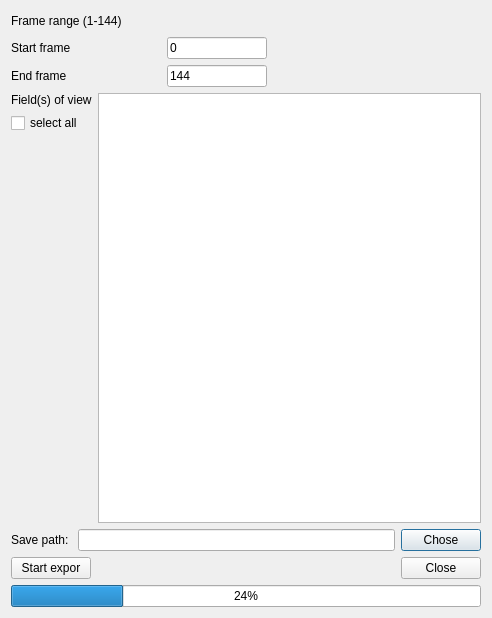
<?xml version="1.0" encoding="UTF-8"?>
<ui version="4.0">
 <class>ExportDialog</class>
 <widget class="QDialog" name="ExportDialog">
  <property name="geometry">
   <rect>
    <x>0</x>
    <y>0</y>
    <width>492</width>
    <height>618</height>
   </rect>
  </property>
  <property name="windowTitle">
   <string>Data</string>
  </property>
  <layout class="QHBoxLayout" name="horizontalLayout_9">
   <item>
    <layout class="QVBoxLayout" name="verticalLayout_3">
     <item>
      <layout class="QVBoxLayout" name="verticalLayout">
       <item>
        <layout class="QHBoxLayout" name="horizontalLayout_3">
         <item>
          <widget class="QLabel" name="frame_range_label">
           <property name="toolTip">
            <string>Input range, larger or smaller values will be clipped</string>
           </property>
           <property name="text">
            <string>Frame range (1-144)</string>
           </property>
          </widget>
         </item>
         <item>
          <spacer name="horizontalSpacer">
           <property name="orientation">
            <enum>Qt::Horizontal</enum>
           </property>
           <property name="sizeHint" stdset="0">
            <size>
             <width>40</width>
             <height>20</height>
            </size>
           </property>
          </spacer>
         </item>
        </layout>
       </item>
       <item>
        <layout class="QHBoxLayout" name="horizontalLayout">
         <item>
          <widget class="QLabel" name="label">
           <property name="minimumSize">
            <size>
             <width>150</width>
             <height>0</height>
            </size>
           </property>
           <property name="text">
            <string>Start frame</string>
           </property>
          </widget>
         </item>
         <item>
          <widget class="QLineEdit" name="start_frame_line">
           <property name="maximumSize">
            <size>
             <width>100</width>
             <height>16777215</height>
            </size>
           </property>
           <property name="toolTip">
            <string>Start from 0</string>
           </property>
           <property name="text">
            <string>0</string>
           </property>
          </widget>
         </item>
         <item>
          <spacer name="horizontalSpacer_2">
           <property name="orientation">
            <enum>Qt::Horizontal</enum>
           </property>
           <property name="sizeHint" stdset="0">
            <size>
             <width>40</width>
             <height>20</height>
            </size>
           </property>
          </spacer>
         </item>
        </layout>
       </item>
       <item>
        <layout class="QHBoxLayout" name="horizontalLayout_2">
         <item>
          <widget class="QLabel" name="label_2">
           <property name="minimumSize">
            <size>
             <width>150</width>
             <height>0</height>
            </size>
           </property>
           <property name="text">
            <string>End frame</string>
           </property>
          </widget>
         </item>
         <item>
          <widget class="QLineEdit" name="end_frame_line">
           <property name="maximumSize">
            <size>
             <width>100</width>
             <height>16777215</height>
            </size>
           </property>
           <property name="toolTip">
            <string>End number is not included</string>
           </property>
           <property name="text">
            <string>144</string>
           </property>
          </widget>
         </item>
         <item>
          <spacer name="horizontalSpacer_3">
           <property name="orientation">
            <enum>Qt::Horizontal</enum>
           </property>
           <property name="sizeHint" stdset="0">
            <size>
             <width>40</width>
             <height>20</height>
            </size>
           </property>
          </spacer>
         </item>
        </layout>
       </item>
      </layout>
     </item>
     <item>
      <layout class="QHBoxLayout" name="horizontalLayout_4">
       <item>
        <layout class="QVBoxLayout" name="verticalLayout_2">
         <item>
          <widget class="QLabel" name="label_3">
           <property name="text">
            <string>Field(s) of view</string>
           </property>
          </widget>
         </item>
         <item>
          <widget class="QCheckBox" name="select_all_box">
           <property name="text">
            <string>select all</string>
           </property>
          </widget>
         </item>
         <item>
          <spacer name="verticalSpacer">
           <property name="orientation">
            <enum>Qt::Vertical</enum>
           </property>
           <property name="sizeHint" stdset="0">
            <size>
             <width>20</width>
             <height>40</height>
            </size>
           </property>
          </spacer>
         </item>
        </layout>
       </item>
       <item>
        <widget class="QListWidget" name="fov_list_widget"/>
       </item>
      </layout>
     </item>
     <item>
      <layout class="QHBoxLayout" name="horizontalLayout_5"/>
     </item>
     <item>
      <layout class="QHBoxLayout" name="horizontalLayout_6"/>
     </item>
     <item>
      <layout class="QHBoxLayout" name="horizontalLayout_7">
       <item>
        <widget class="QLabel" name="label_6">
         <property name="text">
          <string>Save path: </string>
         </property>
        </widget>
       </item>
       <item>
        <widget class="QLineEdit" name="save_path_line"/>
       </item>
       <item>
        <widget class="QPushButton" name="chose_path_button">
         <property name="text">
          <string>Chose</string>
         </property>
        </widget>
       </item>
      </layout>
     </item>
     <item>
      <layout class="QHBoxLayout" name="horizontalLayout_8">
       <item>
        <widget class="QPushButton" name="start_export_button">
         <property name="maximumSize">
          <size>
           <width>80</width>
           <height>16777215</height>
          </size>
         </property>
         <property name="text">
          <string>Start expor</string>
         </property>
        </widget>
       </item>
       <item>
        <spacer name="horizontalSpacer_4">
         <property name="orientation">
          <enum>Qt::Horizontal</enum>
         </property>
         <property name="sizeHint" stdset="0">
          <size>
           <width>40</width>
           <height>20</height>
          </size>
         </property>
        </spacer>
       </item>
       <item>
        <widget class="QPushButton" name="close_button">
         <property name="maximumSize">
          <size>
           <width>80</width>
           <height>16777215</height>
          </size>
         </property>
         <property name="text">
          <string>Close</string>
         </property>
        </widget>
       </item>
      </layout>
     </item>
     <item>
      <widget class="QProgressBar" name="progressBar">
       <property name="value">
        <number>24</number>
       </property>
      </widget>
     </item>
    </layout>
   </item>
  </layout>
 </widget>
 <resources/>
 <connections/>
</ui>
